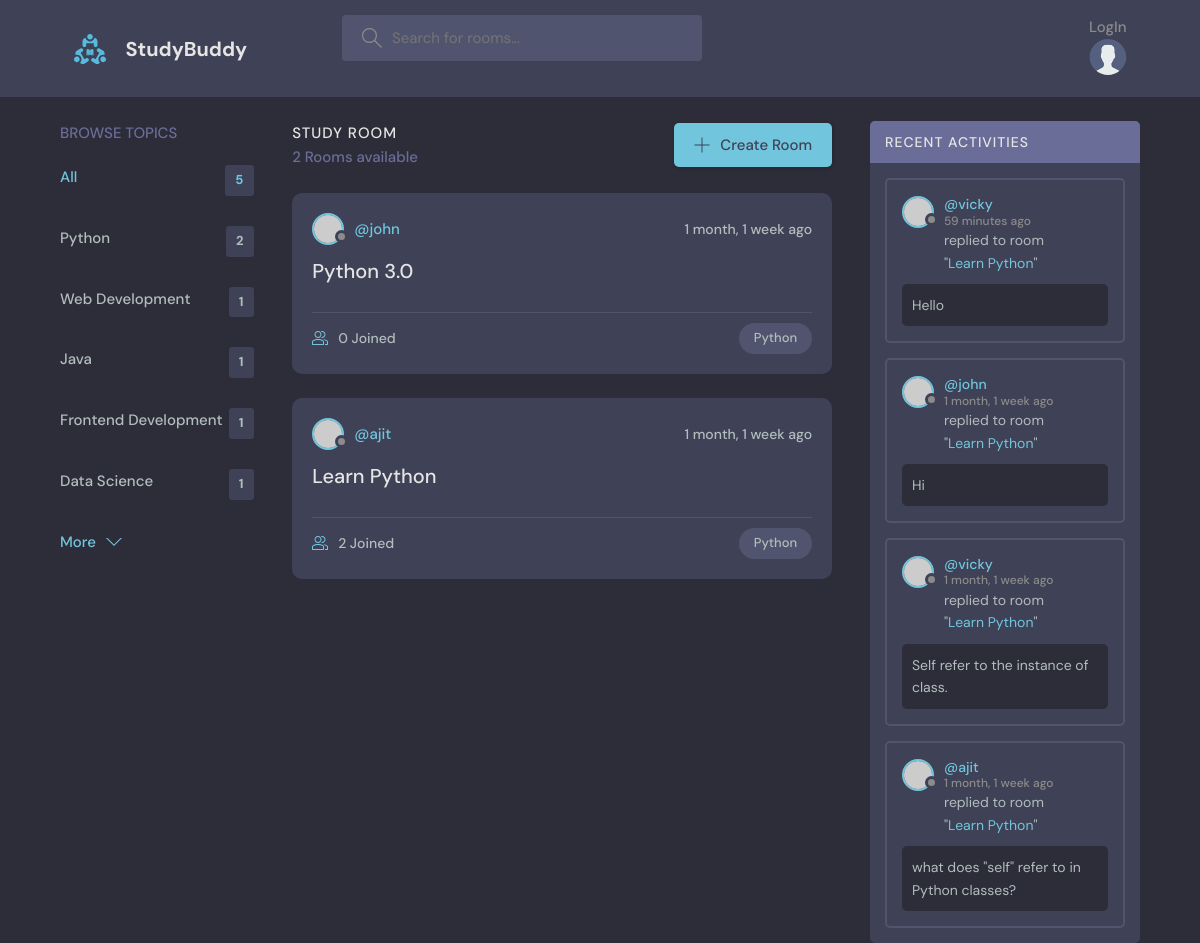
Page /?q=Python on the committed database.
### study/models.py (models this page shows, shortened)
class Topic(models.Model):
    name = models.CharField( max_length=250)

class Room(models.Model):
    host = models.ForeignKey(User, on_delete=models.SET_NULL, null=True)
    topic = models.ForeignKey(Topic, on_delete=models.SET_NULL, null=True)
    name = models.CharField(max_length=250)
    description = models.TextField(blank=True, null=True)
    participants = models.ManyToManyField(User, related_name='participants', blank=True)
    updated = models.DateTimeField(auto_now=True)
    created = models.DateTimeField(auto_now_add=True)
    class Meta:
        ordering = ['-updated','-created']
    def __str__(self):
        return self.name

class Message(models.Model):
    user = models.ForeignKey(User, on_delete=models.CASCADE)
    room = models.ForeignKey(Room, on_delete=models.CASCADE)
    body = models.TextField()
    updated = models.DateTimeField(auto_now=True)
    created = models.DateTimeField(auto_now_add=True)
    class Meta:
        ordering = ['-updated','-created']
    def __str__(self):
        return self.body[0:50]

### study/views.py (the view)
# urls.py: path('', views.Home.as_view(), name="home"),
class Home(View):
    def get(self,request):
        q = request.GET.get('q') if request.GET.get('q') !=None else ''
        rooms= Room.objects.filter(
            Q(topic__name__icontains=q) |
            Q(name__icontains=q) |
            Q(description__icontains=q)
                                )
        topics = Topic.objects.all()[0:5]
        room_count = rooms.count()
        room_messages = Message.objects.filter(Q(room__topic__name__icontains=q))[0:4]
        context = {'rooms':rooms,
        'topics':topics,
        'room_count':room_count,
        'room_messages':room_messages}
        return render(request, 'study/home.html', context)

### study/templates/study/home.html (shortened to what this page needs)
{% extends 'main.html' %}
{% block content %}
<main class="layout layout--3">
  <div class="container">
    {% include 'study/topics_component.html' %}
    <div class="roomList">
      <div class="roomList__header">
        <div>
          <h2>Study Room</h2>
          <p>{{room_count}} Rooms available</p>
        </div>
        <a class="btn btn--main" href="{% url 'create-room' %}">
          <svg version="1.1" xmlns="http://www.w3.org/2000/svg" width="32" height="32" viewBox="0 0 32 32">
            <title>add</title>
            <path
              d="M16.943 0.943h-1.885v14.115h-14.115v1.885h14.115v14.115h1.885v-14.115h14.115v-1.885h-14.115v-14.115z">
            </path>
          </svg>
          Create Room
        </a>
      </div>
      {% include 'study/feed_component.html' %}
    </div>
    {% include 'study/activity_component.html' %}
  </div>
</main>
{% endblock %}

### study/templates/study/topics_component.html
<div class="topics">
    <div class="topics__header">
      <h2>Browse Topics</h2>
    </div>
    <ul class="topics__list">
      <li>
        <a href="{%url 'home' %}" class="active">All <span>{{topics.count}}</span></a>
      </li>
      {% for topic in topics%}
      <li>
        <a href="{%url 'home' %}?q={{topic.name}}">{{topic.name}} <span>{{topic.room_set.all.count}}</span></a>
      </li>
      {%endfor%}
    </ul>
    <a class="btn btn--link" href="{% url 'topics' %}">
      More
      <svg version="1.1" xmlns="http://www.w3.org/2000/svg" width="32" height="32" viewBox="0 0 32 32">
        <title>chevron-down</title>
        <path d="M16 21l-13-13h-3l16 16 16-16h-3l-13 13z"></path>
      </svg>
    </a>
  </div>

### study/templates/study/feed_component.html (shortened to what this page needs)
{% for room in rooms%}
<div class="roomListRoom">
    <div class="roomListRoom__header">
        <a href="{% url 'user-profile' room.host.id %}" class="roomListRoom__author">
            <div class="avatar avatar--small">
                <img src="https://randomuser.me/api/portraits/women/11.jpg" />
            </div>
            <span>@{{room.host.username}}</span>
        </a>
        <div class="roomListRoom__actions">
            <span>{{room.created| timesince}} ago</span>
        </div>
    </div>
    <div class="roomListRoom__content">
        <a href="{% url 'room' room.id %}">{{room.name}}</a>
    </div>
    <div class="roomListRoom__meta">
        <a href="{% url 'room' room.id %}" class="roomListRoom__joined">
            {{room.participants.all.count}} Joined
        </a>
        <p class="roomListRoom__topic">{{room.topic.name}}</p>
    </div>
</div>
{% endfor%}

### study/templates/study/activity_component.html (shortened to what this page needs)
<div class="activities">
    <div class="activities__header">
        <h2>Recent Activities</h2>
    </div>
    {% for message in room_messages %}
    <div class="activities__box">
        <div class="activities__boxHeader roomListRoom__header">
            <a href="{% url 'user-profile' message.user.id %}" class="roomListRoom__author">
                <div class="avatar avatar--small">
                    <img src="https://randomuser.me/api/portraits/women/11.jpg" />
                </div>
                <p>
                    @{{message.user}}
                    <span>{{message.created|timesince}} ago</span>
                </p>
            </a>
        </div>
        <div class="activities__boxContent">
            <p>replied to room <br> "<a href="{% url 'room' message.room.id %}">{{message.room}}</a>"</p>
            <div class="activities__boxRoomContent">
                {{message}}
            </div>
        </div>
    </div>
    {% endfor %}
</div>

### rows in the picture
Topic: name "Python", room_set.all.count "2"
Topic: name "Web Development", room_set.all.count "1"
Topic: name "Java", room_set.all.count "1"
Topic: name "Frontend Development", room_set.all.count "1"
Topic: name "Data Science", room_set.all.count "1"
Room: host.username "john", created "1 month, 1 week", name "Python 3.0", participants.all.count "0", topic.name "Python"
Room: host.username "ajit", created "1 month, 1 week", name "Learn Python", participants.all.count "2", topic.name "Python"
Message: user "vicky", created "59 minutes", room "Learn Python", body "Hello"
Message: user "john", created "1 month, 1 week", room "Learn Python", body "Hi"
Message: user "vicky", created "1 month, 1 week", room "Learn Python", body "Self refer to the instance of class."
Message: user "ajit", created "1 month, 1 week", room "Learn Python", body "what does \"self\" refer to in Python classes?"

### other values in the picture
{{ topics.count }} "5"
{{ room_count }} "2"
